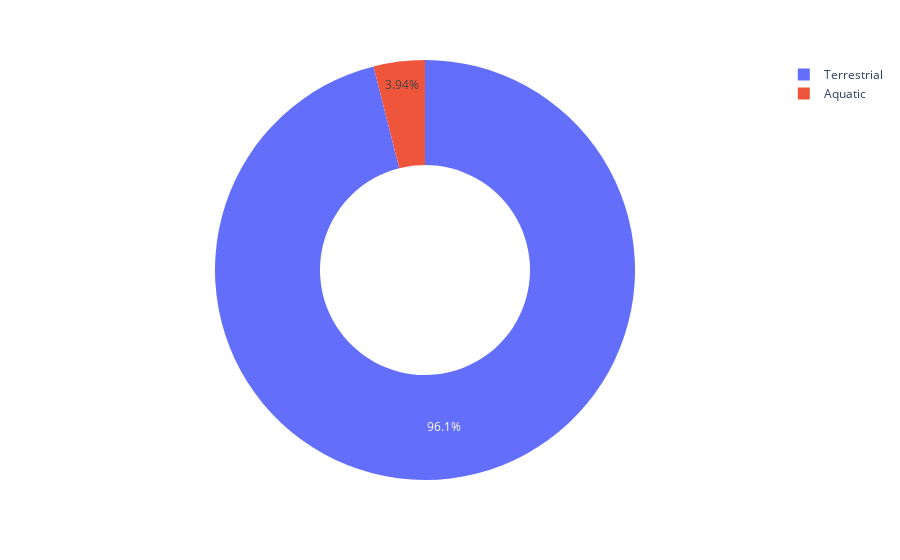

Notebook cell for this chart:
### Code cell
px.pie(data_frame = df.dropna(subset=['TYPE']),
       names      = "TYPE",
       hole       = 0.5)

### Figure 1 — Plotly figure (JSON) as saved in the notebook; plotly's stock layout.template omitted (floating-point values rounded to 4 significant figures; data arrays with more than 128 entries replaced by an {"elided": "..."} marker saying what was removed)
{"data": [{"domain": {"x": [0, 1], "y": [0, 1]}, "hole": 0.5, "hovertemplate": "TYPE=%{label}<extra></extra>", "labels": {"elided": "1370 str values"}, "legendgroup": "", "name": "", "showlegend": true, "type": "pie"}], "layout": {"autosize": true, "legend": {"tracegroupgap": 0}, "margin": {"t": 60}}}
